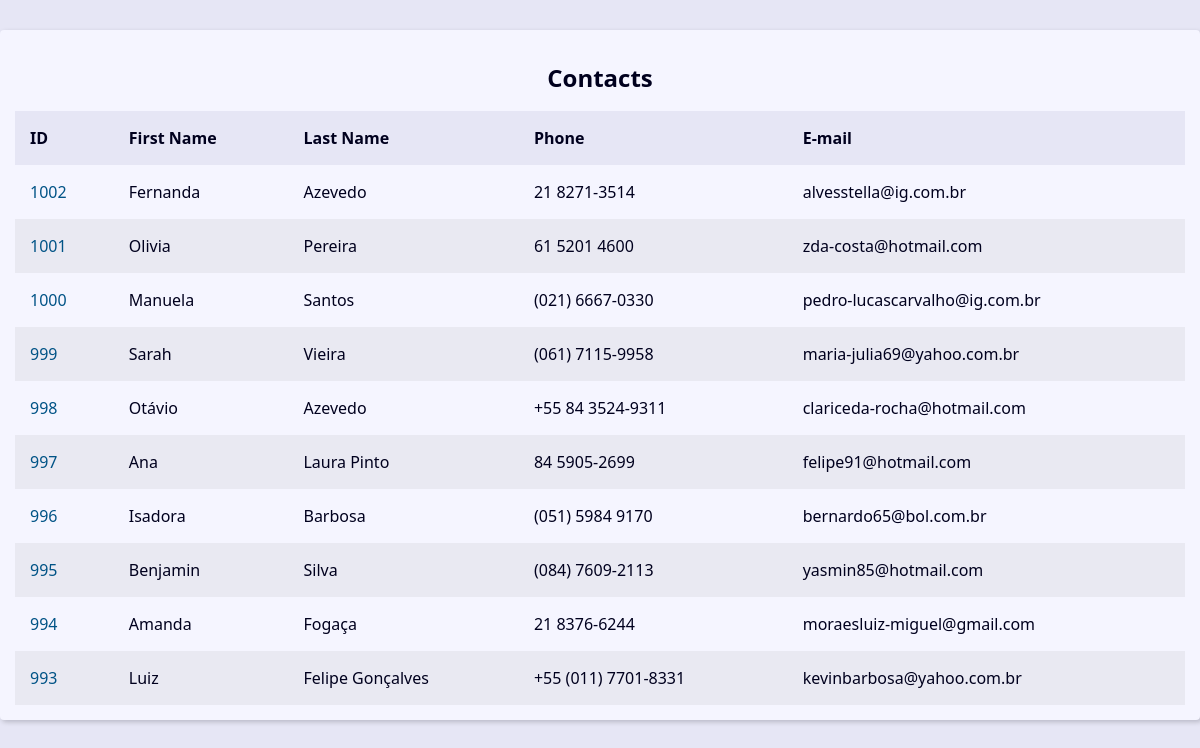
The page / on the database its author committed.
### contact/models.py (models this page shows, shortened)
class Contact(models.Model):
    first_name = models.CharField(max_length= 50) #string
    last_name = models.CharField(max_length= 50, blank=True)
    phone = models.CharField(max_length= 50)
    email = models.EmailField(max_length= 254, blank=True)# A opção de colocar email agora é opcional)
    created_date = models.DateTimeField(default=timezone.now)
    description = models.TextField(blank=True)
    show = models.BooleanField(default=True)
    picture = models.ImageField(blank=True, upload_to='pictures/%Y/%m/')
    category = models.ForeignKey(Category, on_delete=models.SET_NULL, blank=True, null=True)
    onwer = models.ForeignKey(User, on_delete=models.SET_NULL, blank=True, null=True)

### contact/views/contact_views.py (the view)
# urls.py: path('', views.index, name='index'),
def index(resquest):
    contacts = Contact.objects.filter(show=True).order_by('-id')[:10]
    context = {
        'contacts': contacts,
    }
    return render(
        resquest,
        'contact/index.html',
        context
    )

### contact/templates/contact/index.html
{% extends "global/base.html" %}
{% block content %}
    <div class="responsive-table">
        <table class="contacts-table">
        <caption class="table-caption ">
            Contacts
        </caption>
            <thead>
                <tr class="table-row table-row-header">
                <th class="table-header">ID</th>
                <th class="table-header">First Name</th>
                <th class="table-header">Last Name</th>
                <th class="table-header">Phone</th>
                <th class="table-header">E-mail</th>
                </tr>
            </thead>
            <tbody>
                {% for contact in contacts %}
                    <tr class='table-row'>
                        <td class='table-cel'>
                            <a class='table-link' href="{% url 'contact:contact' contact.id %}">
                                {{ contact.id }}
                            </a>
                        </td>
                        <td class='table-cel'>
                            {{ contact.first_name }}
                        </td>
                        <td class='table-cel'>
                            {{ contact.last_name }}
                        </td>
                        <td class='table-cel'>
                            {{ contact.phone }}
                        </td>
                        <td class='table-cel'>
                            {{ contact.email }}
                        </td>
                    </tr>
                {% endfor %}
            </tbody>
        </table>
    </div>
{% endblock content %}

### base_templates/global/base.html (shortened to what this page needs)
{% load static %}
<!DOCTYPE html>
<html lang="en">
<head>
    <link rel='stylesheet' href="{% static 'global/css/style.css' %}">
</head>
<body>
    <main class='content'>
    {% block content %}{% endblock content %}
    </main>
</body>
</html>

### base_static/global/css/style.css (style rules this page uses)
:root { --spacing: 1.5rem; --link-dark-color: rgb(0, 83, 134); --link-light-color: rgb(156, 217, 255); --clr-white: rgb(245, 245, 255); --clr-black: rgb(0, 0, 30); --clr-light-gray: rgb(230, 230, 245); --clr-dark-shadow-5: rgba(0, 0, 10, 5%); --clr-dark-shadow-10: rgba(0, 0, 10, 10%); --clr-dark-shadow-20: rgba(0, 0, 10, 20%); --clr-light-shadow-5: rgba(200, 200, 255, 5%); --clr-light-shadow-10: rgba(200, 200, 255, 10%); --clr-light-shadow-20: rgba(200, 200, 255, 20%); --main-page-width: 120rem; --table-min-width: 60rem; --biggest-font-size: 5rem; --bigger-font-size: 4rem; --big-font-size: 3.2rem; --medium-font-size: 2.4rem; --small-font-size: 1.6rem; --smaller-font-size: 1.4rem; --smallest-font-size: 1.2rem; --transition-fast: 300ms; --transition-medium: 600ms; --transition-slow: 1s; --default-border-radius: 4px; }
*, *::before, *::after { margin: 0; padding: 0; box-sizing: border-box; }
html { font-size: 62.5%; }
body { font-family: system-ui, -apple-system, BlinkMacSystemFont, 'Segoe UI', Roboto, Oxygen, Ubuntu, Cantarell, 'Open Sans', 'Helvetica Neue', sans-serif; line-height: 1.5; font-size: var(--small-font-size); color: var(--clr-black); -webkit-font-smoothing: antialiased; background: var(--clr-light-gray); }
.content { max-width: var(--main-page-width); margin: calc(var(--spacing) * 2) auto; padding: var(--spacing); background: var(--clr-white); box-shadow: 2px 2px 5px var(--clr-dark-shadow-20); border-radius: var(--default-border-radius); }
.responsive-table { width: 100%; overflow-x: auto; }
.contacts-table { width: 100%; min-width: var(--table-min-width); border-collapse: collapse; }
.table-caption { font-size: var(--medium-font-size); font-weight: bold; padding: var(--spacing); }
.table-row { text-align: left; text-overflow: ellipsis; transition: background-color var(--transition-fast) ease-in-out; }
.table-row:nth-of-type(2n) { background: var(--clr-dark-shadow-5); }
.table-row-header { background: var(--clr-light-gray); color: var(--clr-black); }
.table-cel, .table-header { padding: var(--spacing); }
.table-link { color: var(--link-dark-color); transition: color var(--transition-fast) ease-in-out; text-decoration: none; }

### rows shown on the page
Contact: id "1002", first_name "Fernanda", last_name "Azevedo", phone "21 8271-3514", email "alvesstella@ig.com.br"
Contact: id "1001", first_name "Olivia", last_name "Pereira", phone "61 5201 4600", email "zda-costa@hotmail.com"
Contact: id "1000", first_name "Manuela", last_name "Santos", phone "(021) 6667-0330", email "pedro-lucascarvalho@ig.com.br"
Contact: id "999", first_name "Sarah", last_name "Vieira", phone "(061) 7115-9958", email "maria-julia69@yahoo.com.br"
Contact: id "998", first_name "Otávio", last_name "Azevedo", phone "+55 84 3524-9311", email "clariceda-rocha@hotmail.com"
Contact: id "997", first_name "Ana", last_name "Laura Pinto", phone "84 5905-2699", email "felipe91@hotmail.com"
Contact: id "996", first_name "Isadora", last_name "Barbosa", phone "(051) 5984 9170", email "bernardo65@bol.com.br"
Contact: id "995", first_name "Benjamin", last_name "Silva", phone "(084) 7609-2113", email "yasmin85@hotmail.com"
Contact: id "994", first_name "Amanda", last_name "Fogaça", phone "21 8376-6244", email "moraesluiz-miguel@gmail.com"
Contact: id "993", first_name "Luiz", last_name "Felipe Gonçalves", phone "+55 (011) 7701-8331", email "kevinbarbosa@yahoo.com.br"
